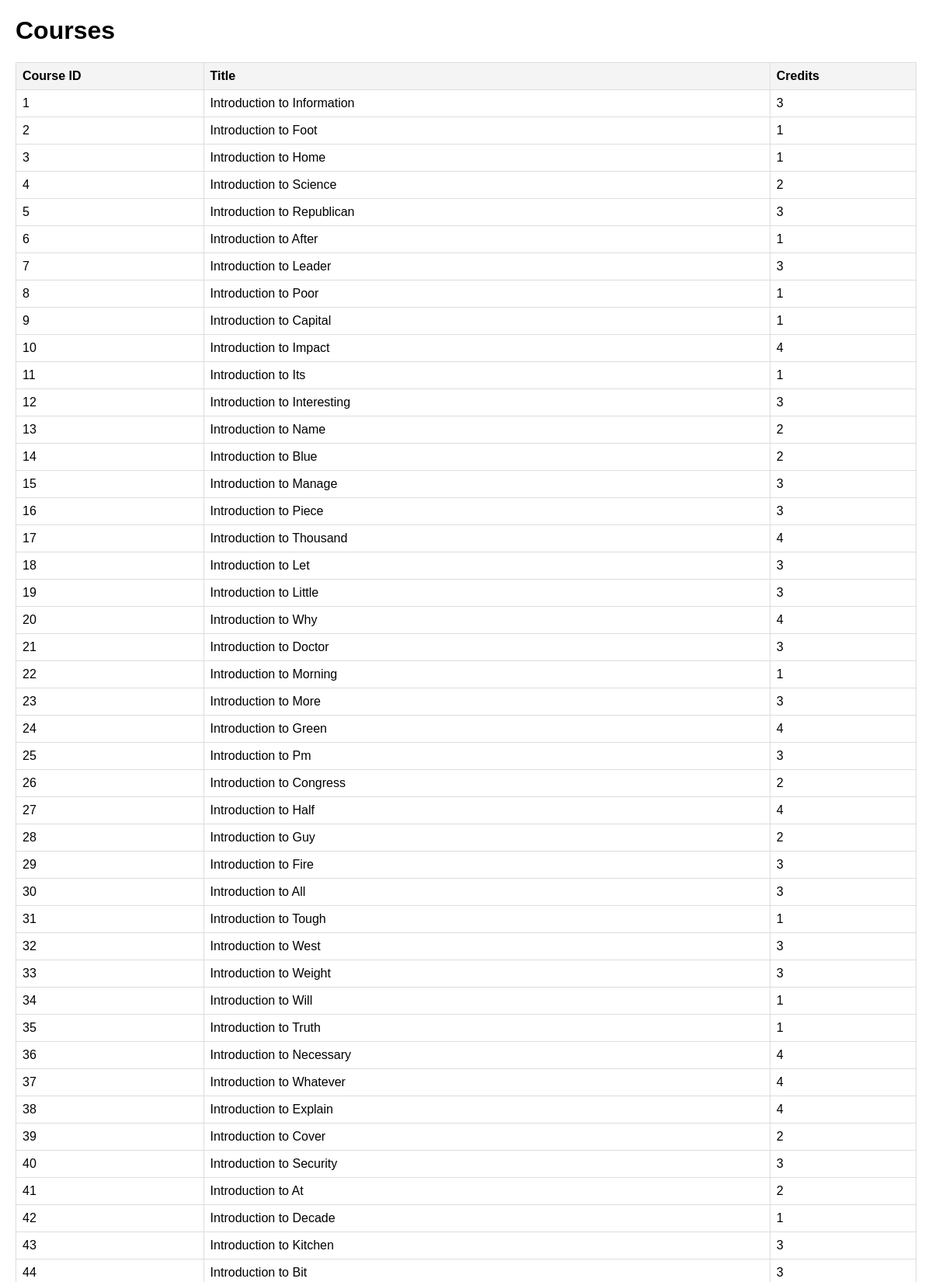
The page /view_courses.php (upper part) on the database its author committed.
### tables this page shows
CREATE TABLE `Courses` (
  `course_id` int(11) NOT NULL,
  `title` varchar(100) NOT NULL,
  `credits` int(11) NOT NULL,
  `department_id` int(11) DEFAULT NULL,
  `instructor_id` int(11) DEFAULT NULL
);

### view_courses.php (the view, shortened to what this page needs)
<?php include 'db.php'; ?>
<!DOCTYPE html>
<html lang="en">
<head>
    <link rel="stylesheet" href="style.css">
</head>
<body>
    <h1>Courses</h1>
    <table>
        <thead>
            <tr>
                <th>Course ID</th>
                <th>Title</th>
                <th>Credits</th>
            </tr>
        </thead>
        <tbody>
            <?php
            $sql = "SELECT * FROM Courses";
            $result = $conn->query($sql);
            if ($result->num_rows > 0) {
                while ($row = $result->fetch_assoc()) {
                    echo "<tr>
                            <td>{$row['course_id']}</td>
                            <td>{$row['title']}</td>
                            <td>{$row['credits']}</td>
                          </tr>";
                }
            } else {
                echo "<tr><td colspan='3'>No courses found.</td></tr>";
            }
            ?>
        </tbody>
    </table>
</body>
</html>

### style.css (style rules this page uses)
body { font-family: Arial, sans-serif; margin: 20px; }
table { width: 100%; border-collapse: collapse; margin-top: 20px; }
th, td { border: 1px solid #ddd; padding: 8px; text-align: left; }
th { background-color: #f4f4f4; }

### rows shown on the page
courses: course_id "1", title "Introduction to Information", credits "3"
courses: course_id "2", title "Introduction to Foot", credits "1"
courses: course_id "3", title "Introduction to Home", credits "1"
courses: course_id "4", title "Introduction to Science", credits "2"
courses: course_id "5", title "Introduction to Republican", credits "3"
courses: course_id "6", title "Introduction to After", credits "1"
courses: course_id "7", title "Introduction to Leader", credits "3"
courses: course_id "8", title "Introduction to Poor", credits "1"
courses: course_id "9", title "Introduction to Capital", credits "1"
courses: course_id "10", title "Introduction to Impact", credits "4"
courses: course_id "11", title "Introduction to Its", credits "1"
courses: course_id "12", title "Introduction to Interesting", credits "3"
courses: course_id "13", title "Introduction to Name", credits "2"
courses: course_id "14", title "Introduction to Blue", credits "2"
courses: course_id "15", title "Introduction to Manage", credits "3"
courses: course_id "16", title "Introduction to Piece", credits "3"
courses: course_id "17", title "Introduction to Thousand", credits "4"
courses: course_id "18", title "Introduction to Let", credits "3"
courses: course_id "19", title "Introduction to Little", credits "3"
courses: course_id "20", title "Introduction to Why", credits "4"
courses: course_id "21", title "Introduction to Doctor", credits "3"
courses: course_id "22", title "Introduction to Morning", credits "1"
courses: course_id "23", title "Introduction to More", credits "3"
courses: course_id "24", title "Introduction to Green", credits "4"
courses: course_id "25", title "Introduction to Pm", credits "3"
courses: course_id "26", title "Introduction to Congress", credits "2"
courses: course_id "27", title "Introduction to Half", credits "4"
courses: course_id "28", title "Introduction to Guy", credits "2"
courses: course_id "29", title "Introduction to Fire", credits "3"
courses: course_id "30", title "Introduction to All", credits "3"
courses: course_id "31", title "Introduction to Tough", credits "1"
courses: course_id "32", title "Introduction to West", credits "3"
courses: course_id "33", title "Introduction to Weight", credits "3"
courses: course_id "34", title "Introduction to Will", credits "1"
courses: course_id "35", title "Introduction to Truth", credits "1"
courses: course_id "36", title "Introduction to Necessary", credits "4"
courses: course_id "37", title "Introduction to Whatever", credits "4"
courses: course_id "38", title "Introduction to Explain", credits "4"
courses: course_id "39", title "Introduction to Cover", credits "2"
courses: course_id "40", title "Introduction to Security", credits "3"
courses: course_id "41", title "Introduction to At", credits "2"
courses: course_id "42", title "Introduction to Decade", credits "1"
courses: course_id "43", title "Introduction to Kitchen", credits "3"
courses: course_id "44", title "Introduction to Bit", credits "3"
